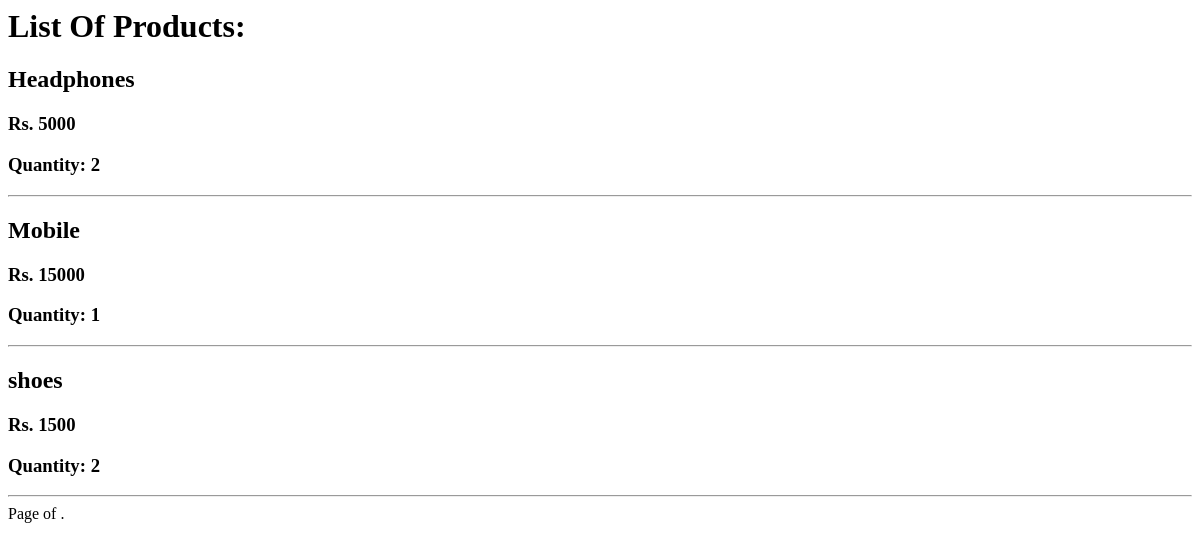
The page /flipkart/product on the database as committed earlier.
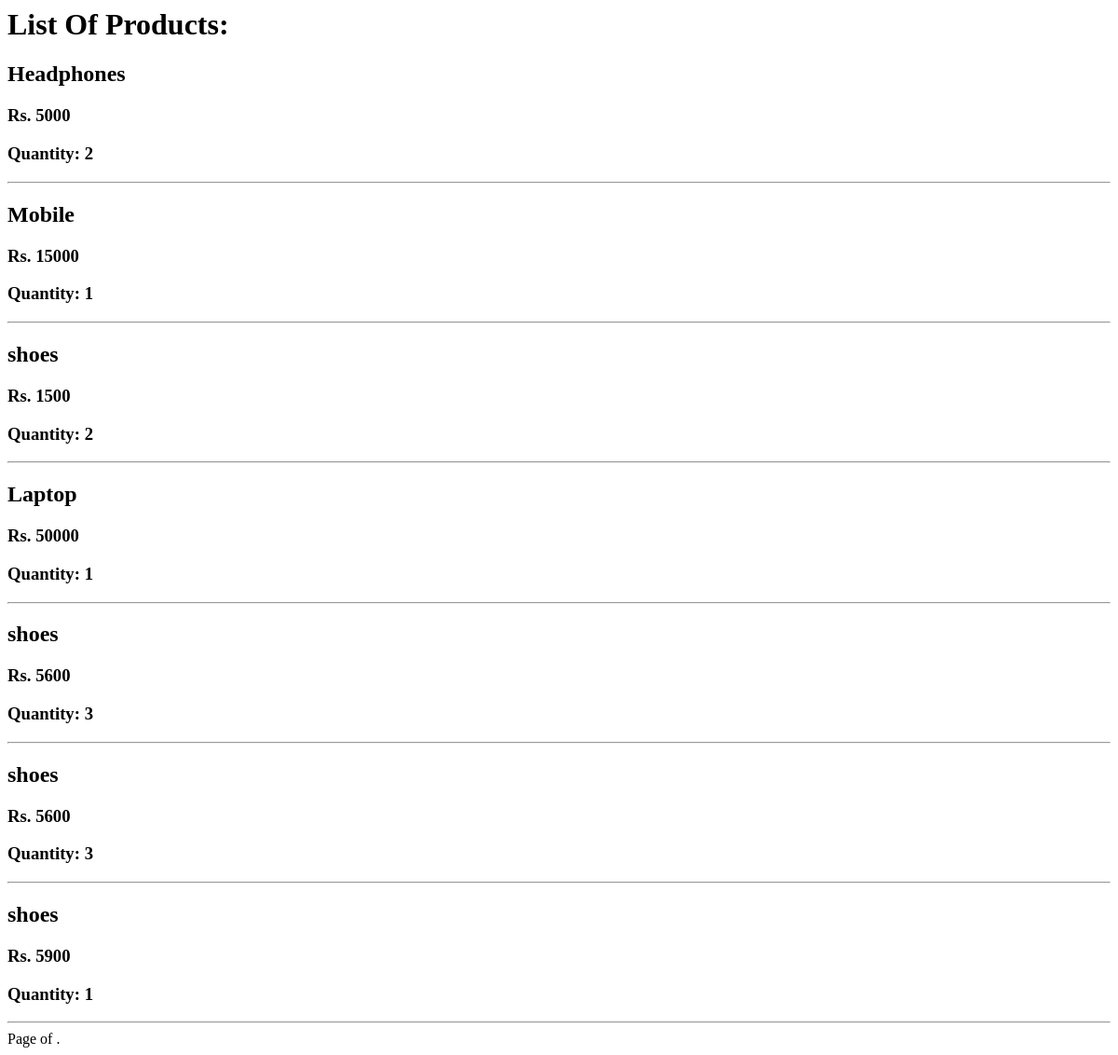
The same page on the database as committed later.
### flipkart/models.py (models this page shows)
class Flipkart(models.Model):
    prod_name = models.CharField(max_length = 100)
    prod_price = models.IntegerField()
    prod_quantity = models.IntegerField()

### flipkart/views.py (the view)
# urls.py: path('flipkart/product', p_detail),
def p_detail(request):
    prod = Flipkart.objects.all()
    return render(request,'details.html',{'prod':prod})

### templates/details.html (shortened to what this page needs)
<h1>   List Of Products:  </h1>
<div>
    {% for d in prod %}
       <h2><b>{{d.prod_name}} </b></h2>
       <h3> Rs. {{d.prod_price}} </h3>
       <h3> Quantity: {{d.prod_quantity}} </h3>
       <hr>
    {% endfor %}
</div>
<div class="pagination">
    <span class="step-links">
        <span class="current">
            Page {{ Product_Display.number }} of {{ Product_Display.paginator.num_pages }}.
        </span>
    </span>
</div>

Rows that differ between the two databases and show on the page:
added Flipkart: prod_name "Laptop", prod_price "50000", prod_quantity "1"
added Flipkart: prod_name "shoes", prod_price "5600", prod_quantity "3"
added Flipkart: prod_name "shoes", prod_price "5600", prod_quantity "3"
added Flipkart: prod_name "shoes", prod_price "5900", prod_quantity "1"
